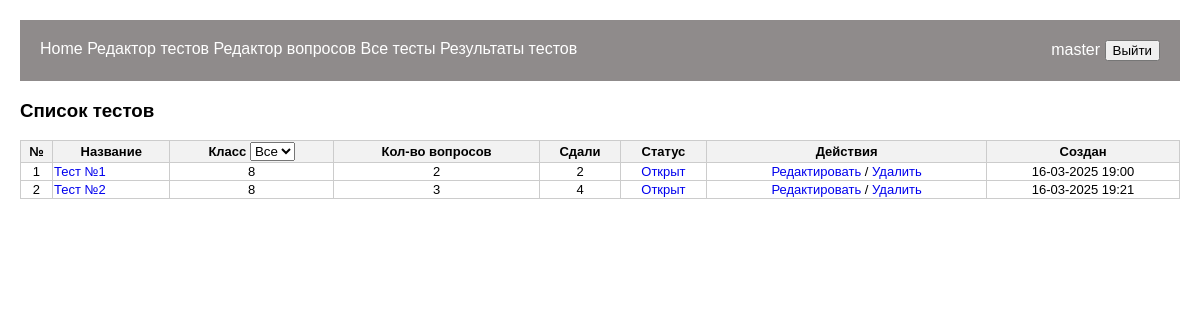
Page /tests/tests_list_admin (signed in) on the earlier database version.
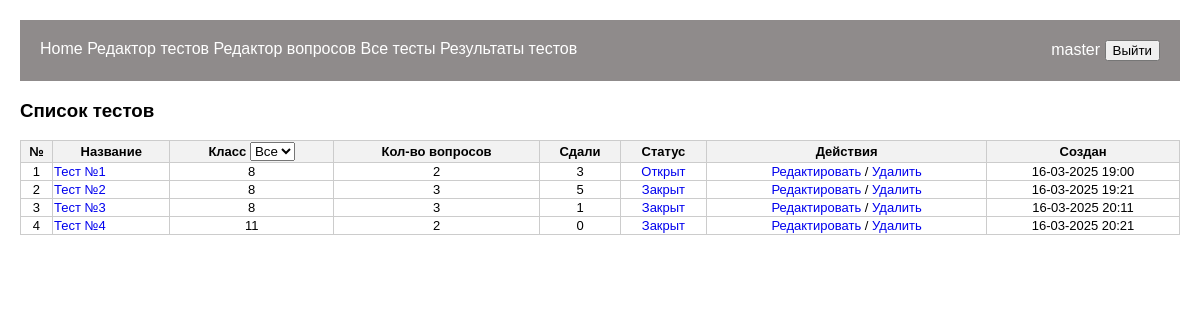
Same page on the later database version.
### tests/models.py (models this page shows, shortened)
class Test(models.Model):
    title = models.CharField(max_length=200, verbose_name='Название')
    questions = models.ManyToManyField(Question, verbose_name='Вопросы')
    created_by = models.ForeignKey(User, on_delete=models.CASCADE, verbose_name='Автор')
    time_create_test = models.DateTimeField(default=datetime.datetime.now(), verbose_name='Создано')
    klass_destination = models.CharField(default='7', max_length=2, choices=CLASSES, verbose_name='Класс')
    repeated_answer = models.BooleanField(default=False, verbose_name='Разрешена отправка')
    only_one_answer = models.BooleanField(default=True, verbose_name='Многократность ответов')
    tmp = models.BooleanField(default=True, verbose_name='Без заданий (временный тест)')

### tests/views.py (the view)
# urls.py: path('tests_list_admin', test_list_admin, name='tests_list_admin'),
@login_required
def test_list_admin(request):
    tests = Test.objects.exclude(tmp=True) # Отбор всех тестов без tmp==True
    results = StudentResponse.objects.all()
    count_results = {res.test_id: 0 for res in results}
    for res in results:
        count_results[res.test_id] += 1
    data = {test: [test, count_results[test.id] if StudentResponse.objects.filter(test_id=test.id).exists() else 0,
                Test.objects.filter(id=test.id)[0].questions.count()] for test in tests}
    tmp_tests = Test.objects.exclude(tmp=False)
    return render(request, 'tests/tests_list_admin.html', {
                                'data': data,
                                'tmp_tests': tmp_tests
                            })

### tests/templates/tests/tests_list_admin.html (shortened to what this page needs)
{% extends 'tests/base.html' %}
{% block content %}
<h3>Список тестов</h3>
<table id="table_total">
    <thead>
        <th>№</th>
        <th>Название</th>
        <th>
            <label for="classFilter">Класс</label>
            <select id="classFilter">
                <option value="">Все</option>
            </select>
        </th>
        <th>Кол-во вопросов</th>
        <th>Сдали</th>
        <th>Статус</th>
        <th>Действия</th>
        <th>Создан</th>
    </thead>
    <tbody>
        {% for k, value in data.items %}
        <tr data-class="{{ value.0.klass_destination }}">
            <td align="center">
                {{ forloop.counter }}
            </td>
            <td>
                <a href="{% url 'take_test' value.0.id %}">{{ value.0.title }}</a>
            </td>
            <td align="center">
                {{ value.0.klass_destination }}
            </td>
            <td align="center">
                {{ value.2 }}
            </td>
            <td align="center">
                {{ value.1 }}
            </td>
            {% if value.0.repeated_answer %}
                <td align="center">
                    <a href="{% url 'test_open_status_update' value.0.id 0 %}">Открыт</a>
                </td>
            {% else %}
                <td align="center">
                    <a href="{% url 'test_open_status_update' value.0.id 1 %}">Закрыт</a>
                </td>
            {% endif %}
            <td align="center">
                <a href="{% url 'edit_test' value.0.id %}">Редактировать</a> /
                <a href="{% url 'delete_test' value.0.id %}">Удалить</a>
            </td>
            <td align="center">
                {{ value.0.time_create_test|date:"d-m-Y H:i" }}
            </td>
        </tr>
        {% endfor %}
    </tbody>
</table>
{% endblock %}

Differences in the rows shown:
changed Test "Тест №1": value "2" → "3"
changed Test "Тест №2": value "4" → "5"; repeated_answer "Открыт" → "Закрыт"
now on this page (row edited): Test: title "Тест №3", klass_destination "8", value "3", value "1", repeated_answer "Закрыт", time_create_test "16-03-2025 20:11"
now on this page (row edited): Test: title "Тест №4", klass_destination "11", value "2", value "0", repeated_answer "Закрыт", time_create_test "16-03-2025 20:21"
